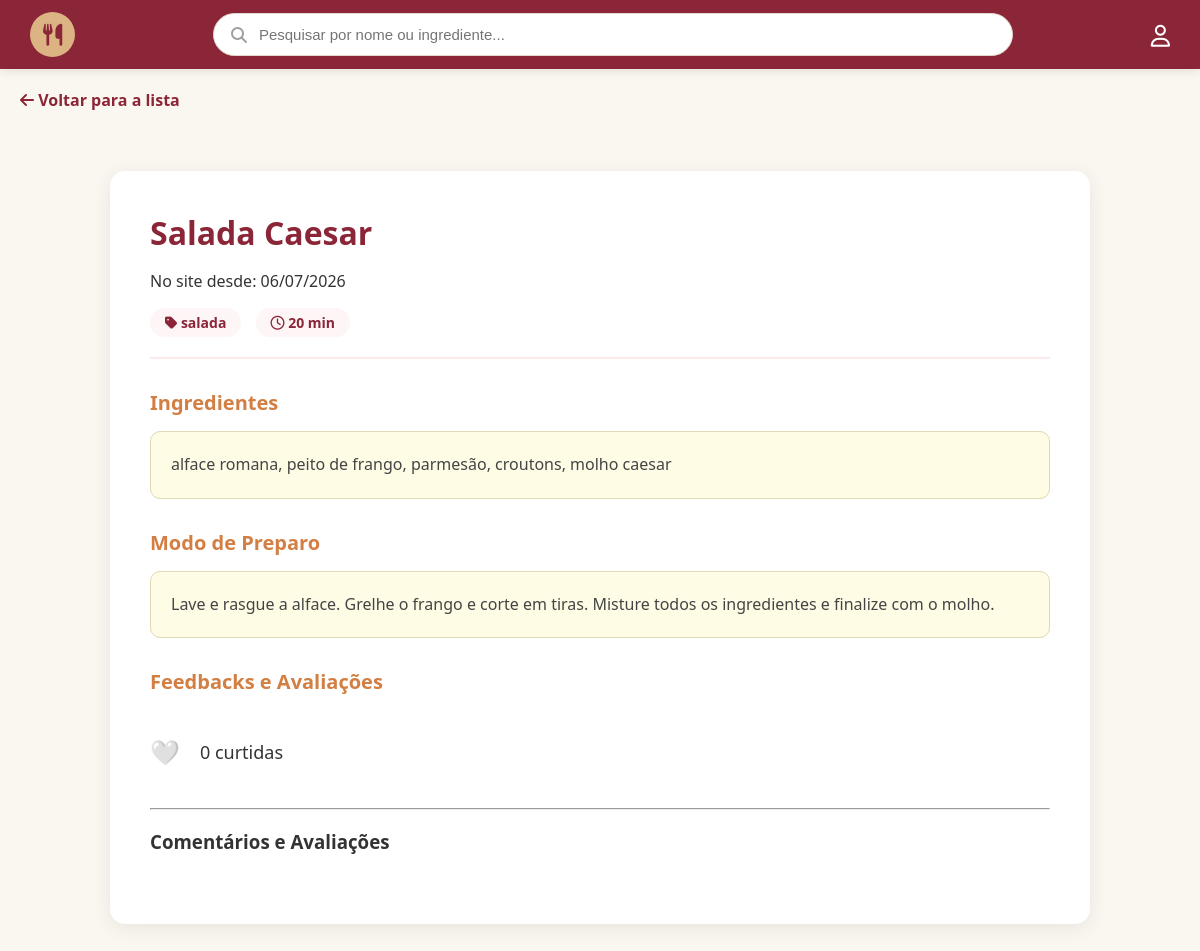
The page /views/recipes/recipe_view.php?id=2 on the database its author committed.
### tables this page shows
CREATE TABLE recipes (
    id INT AUTO_INCREMENT PRIMARY KEY,
    name VARCHAR(150) NOT NULL,
    ingredients TEXT NOT NULL,
    description TEXT,
    preparation_time INT,
    category VARCHAR(50),
    price DECIMAL(10, 2) DEFAULT 0.00,
    is_public BOOLEAN DEFAULT TRUE,
    
    user_id INT NULL,
    chef_id INT NULL,
    restaurant_id INT NULL,

    created_at TIMESTAMP DEFAULT CURRENT_TIMESTAMP,
    updated_at TIMESTAMP DEFAULT CURRENT_TIMESTAMP ON UPDATE CURRENT_TIMESTAMP,
    deleted_at DATETIME,

    CONSTRAINT fk_recipe_user FOREIGN KEY (user_id) REFERENCES users(id) ON DELETE CASCADE,
    CONSTRAINT fk_recipe_chef FOREIGN KEY (chef_id) REFERENCES chef(id) ON DELETE CASCADE,
    CONSTRAINT fk_recipe_restaurant FOREIGN KEY (restaurant_id) REFERENCES restaurants(id) ON DELETE CASCADE
);

### config/database.php (called while the page is built, shortened)
<?php
class database {
    private static $conexao = null;
    public static function getConexao() {
        if (self::$conexao === null) {
            try {
                $dsn = "mysql:host=" . DB_HOST . ";dbname=" . DB_NAME . ";charset=utf8mb4";
                self::$conexao = new PDO($dsn, DB_USER, DB_PASS, [
                    PDO::ATTR_ERRMODE => PDO::ERRMODE_EXCEPTION,
                    PDO::ATTR_DEFAULT_FETCH_MODE => PDO::FETCH_ASSOC,
                    PDO::ATTR_EMULATE_PREPARES => false,
                ]);
            } catch (PDOException $e) {
                die("Erro de conexão: " . $e->getMessage());
            }
        }
        return self::$conexao;
    }
}

### models/dao/recipeDAO.php (called while the page is built, shortened)
<?php
require_once dirname(__DIR__, 2) . '/config/database.php';
require_once dirname(__DIR__) . '/model/recipe.php';
class recipeDAO {
    private $conn;
    public function __construct() {
        $this->conn = database::getConexao();
    }
    public function read($id) {
        $sql = "SELECT r.*,
                COALESCE(u.name, c.name, res.name) as owner_name
                FROM recipes r
                LEFT JOIN users u ON r.user_id = u.id
                LEFT JOIN chef c ON r.chef_id = c.id
                LEFT JOIN restaurants res ON r.restaurant_id = res.id
                WHERE r.id = ?";
        $stmt = $this->conn->prepare($sql);
        $stmt->execute([$id]);
        $dados = $stmt->fetch(PDO::FETCH_ASSOC);
        $r = new Recipe(
            $dados['name'], $dados['ingredients'], $dados['description'],
            $dados['preparation_time'], $dados['category'], $dados['price'],
            $dados['is_public'], $dados['user_id'], $dados['chef_id'],
            $dados['restaurant_id'], $dados['id'], $dados['created_at']
        );
        $r->setOwnerName($dados['owner_name']);
        return $r;
    }
    public function getLikeCount($recipeId) {
        $sql = "SELECT COUNT(*) as total FROM recipe_likes WHERE recipe_id = ?";
        $stmt = $this->conn->prepare($sql);
        $stmt->execute([$recipeId]);
        return $stmt->fetch(PDO::FETCH_ASSOC)['total'];
    }
}

### models/model/recipe.php (called while the page is built, shortened)
<?php
class Recipe {
    private $id;
    private $name;
    private $ingredients;
    private $description;
    private $preparation_time;
    private $category;
    private $restaurant_id;
    private $created_at;
    public function __construct($name, $ingredients, $description = null, $preparation_time = null, $category = null, $price = 0.00, $is_public = 1, $user_id = null, $chef_id = null, $restaurant_id = null, $id = null, $created_at = null) {
        $this->created_at = $created_at;
    }
    public function getId() { return $this->id; }
    public function getName() { return $this->name; }
    public function getIngredients() { return $this->ingredients; }
    public function getDescription() { return $this->description; }
    public function getPreparationTime() { return $this->preparation_time; }
    public function getCategory() { return $this->category; }
    public function getRestaurantId() { return $this->restaurant_id; }
    public function getCreatedAt() { return $this->created_at; }
    public function setId($id) { $this->id = $id; }
    public function setName($n) { $this->name = trim($n); }
    public function setIngredients($i) { $this->ingredients = trim($i); }
    public function setDescription($d) { $this->description = trim($d); }
    public function setPreparationTime($pt) { $this->preparation_time = $pt; }
    public function setCategory($c) { $this->category = trim($c); }
    public function setRestaurantId($rid) { $this->restaurant_id = $rid; }
}

### views/recipes/recipe_view.php (the view, shortened to what this page needs)
<?php
require_once dirname(__DIR__, 2) . '/base.php';
require_once dirname(__DIR__, 2) . '/models/model/recipe.php';
require_once dirname(__DIR__, 2) . '/models/dao/recipeDAO.php';
$dao = new recipeDAO();
$r = null;
if (isset($_GET['id'])) { $r = $dao->read($_GET['id']); }
$userIdLogado = $_SESSION['user_id'] ?? null;
$curtiu = ($userIdLogado) ? $dao->userLiked($r->getId(), $userIdLogado) : false;
$totalLikes = $dao->getLikeCount($r->getId());
$isRestaurant = !empty($r->getRestaurantId());
?>
<div class="container">
    <a href="recipe_list.php" class="btn-back"><i class="fa-solid fa-arrow-left"></i> Voltar para a lista</a>
    <div class="view-card">
        <div class="view-header">
            <h1><?= htmlspecialchars($r->getName()) ?></h1>
            <p>No site desde: <?= date('d/m/Y', strtotime($r->getCreatedAt())) ?></p>
            <div style="margin-top: 10px;">
                <span class="badge-info"><i class="fa-solid fa-tag"></i> <?= htmlspecialchars($r->getCategory()) ?></span>
                <span class="badge-info"><i class="fa-regular fa-clock"></i> <?= htmlspecialchars($r->getPreparationTime()) ?> min</span>
            </div>
        </div>
        <div class="section-title">Ingredientes</div>
        <div class="content-box"><?= nl2br(htmlspecialchars($r->getIngredients())) ?></div>
        <?php if ($isRestaurant): ?>
            <div style="text-align: right; margin-bottom: 20px;">
                <h2 style="color: #e57300; font-size: 30px;">Valor: R$ <?= number_format($r->getPrice(), 2, ',', '.') ?></h2>
            </div>
            <div class="content-box" style="background: #fdf5f6; border-color: #8b2538;">
                <i class="fa-solid fa-circle-info"></i> <strong>Aviso:</strong> O modo de preparo desta receita é exclusivo deste estabelecimento.
            </div>
        <?php else: ?>
            <div class="section-title">Modo de Preparo</div>
            <div class="content-box"><?= nl2br(htmlspecialchars($r->getDescription())) ?></div>
        <?php endif; ?>
        <div class="section-title">Feedbacks e Avaliações</div>
        <div class="interaction-bar" style="display: flex; align-items: center; gap: 20px; margin: 20px 0;">
        <div class="interaction-bar" style="display: flex; align-items: center; gap: 20px; margin: 20px 0;">
            <?php if($userIdLogado): ?>
                <a href="recipe_like_action.php?id=<?= $r->getId() ?>" style="text-decoration: none; font-size: 24px;">
                    <?= $curtiu ? '❤️' : '🤍' ?>
                </a>
            <?php else: ?>
                <a href="../users/login.php" style="text-decoration: none; font-size: 24px;" title="Faça login para curtir">
                    🤍
                </a>
            <?php endif; ?>
            <span style="font-size: 18px; color: #333;"><?= $totalLikes ?> curtidas</span>
        </div>
    </div>
    <hr>
    <div class="reviews-section">
        <h3>Comentários e Avaliações</h3>
    </div>
    </div>
</div>
</body>
</html>

### base.php (style rules this page uses)
body { font-family: 'Segoe UI', Tahoma, Geneva, Verdana, sans-serif; margin: 0; padding: 0; background-color: #FAF7F0; }
.container { max-width: 1200px; margin: 0 auto; padding: 20px; }
:root { --bg-principal: #FAF7F0; --bg-navbar: #8b2538; --bg-sidebar: #ffffff; --texto-principal: #333333; --borda-item: #eee; --sombra: rgba(0,0,0,0.15); --bg-toggle-capsula: #FAF7F0; --cor-toggle-elementos: #8b2538; }
body { background-color: var(--bg-principal) !important; color: var(--texto-principal) !important; transition: background-color 0.3s, color 0.3s; }

### views/recipes/recipe_view.php (style rules this page uses)
.view-card { background: white; padding: 40px; border-radius: 15px; box-shadow: 0 4px 20px rgba(0,0,0,0.08); max-width: 900px; margin: 40px auto; }
.view-header { border-bottom: 2px solid #fbeceb; padding-bottom: 20px; margin-bottom: 30px; }
.view-header h1 { color: #8b2538; margin: 0; font-size: 32px; }
.badge-info { display: inline-block; background: #fdf5f6; color: #8b2538; padding: 5px 15px; border-radius: 20px; font-weight: 600; margin-right: 10px; font-size: 14px; }
.section-title { color: #d37e42; font-size: 20px; font-weight: bold; margin-bottom: 15px; display: flex; align-items: center; gap: 10px; }
.content-box { background: #fefce5; padding: 20px; border-radius: 10px; border: 1px solid #e0d9b5; line-height: 1.6; color: #444; margin-bottom: 30px; }
.btn-back { display: inline-block; margin-bottom: 20px; text-decoration: none; color: #8b2538; font-weight: bold; }

### rows shown on the page
recipes: name "Salada Caesar", created_at "06/07/2026", category "salada", preparation_time "20", ingredients "alface romana, peito de frango, parmesão, croutons, molho caesar", description "Lave e rasgue a alface. Grelhe o frango e corte em tiras. Misture todos os ingredientes e finalize com o molho."

### other values the page prints
$totalLikes "0"
